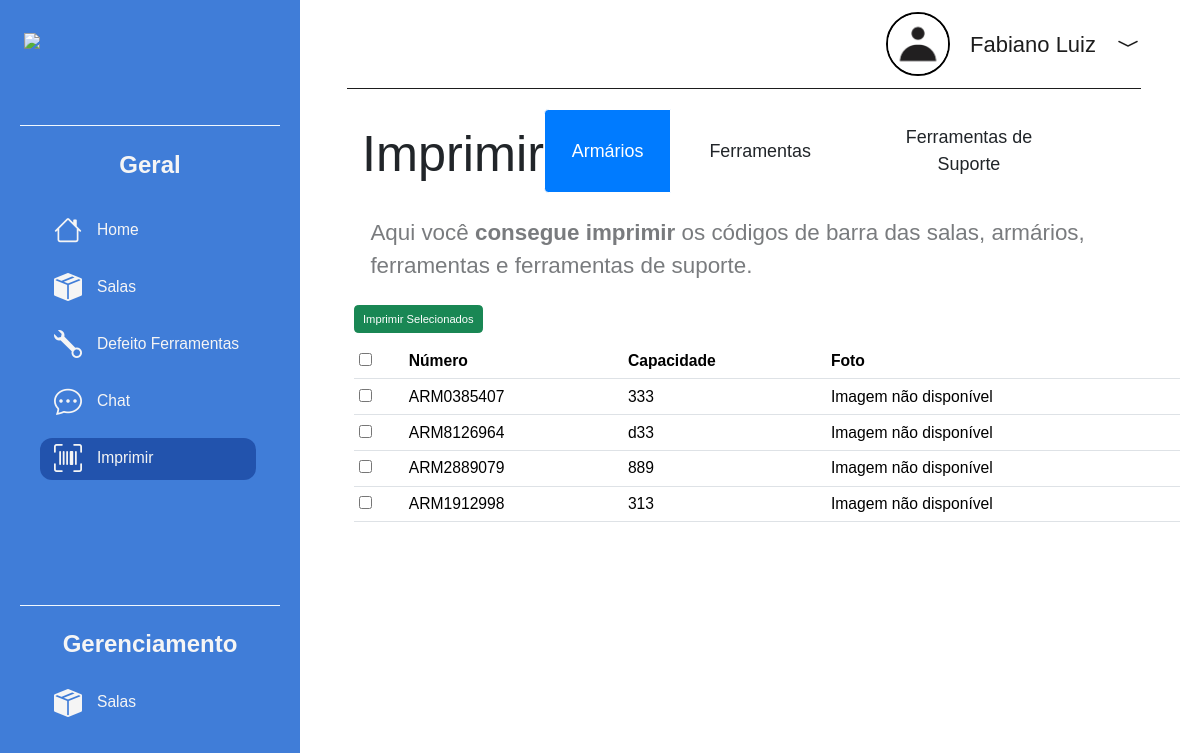
The page /imprimir (signed in) on the database its author committed.
### app/models.py (models this page shows, shortened)
class User(db.Model, UserMixin):
    id = db.Column(db.Integer, primary_key=True)
    nome = db.Column(db.String, nullable=False, default="Indivíduo Indigente")
    email = db.Column(db.String, nullable=False)
    senha = db.Column(db.String, nullable=True)
    adm = db.Column(db.Boolean, default=False)
    foto = db.Column(db.String, nullable=True)
    ultimo_visto = db.Column(db.DateTime, default=lambda: datetime.now())
    def puxar_nome(self):
        return self.nome
    def obter_foto(self):
        if self.foto:
            return url_for('static', filename='uploads/perfil/' + self.foto)
        else:
            return url_for('static', filename='imgs/defaultPeople.png')

class Armario(db.Model):
    id_armario = db.Column(db.Integer, primary_key=True)
    numero = db.Column(db.String, default=1)
    capacidade_ferramentas = db.Column(db.Integer, nullable=False, default=0)
    foto_armario = db.Column(db.String, nullable=True)
    sala_id = db.Column(db.Integer, db.ForeignKey('salas.id_salas'), nullable=False)

### app/views.py (the view, shortened to what this page needs)
@app.route('/imprimir', methods=['GET', 'POST'])
@login_required
def imprimir_codes():
    salas = Salas.query.all()
    armarios_query = Armario.query
    ferramentas_query = Ferramentas.query
    ferramentas_suporte_query = FerramentasSuporte.query
    filter_sala = request.form.get('filter-sala')  # Filtro de sala
    filter_armario = request.form.get('filter-armario')  # Filtro de armário
    filter_ferramenta = request.form.get('filter-ferramenta')  # Filtro de ferramenta
    if filter_armario:
        armarios_query = armarios_query.filter_by(id_armario=filter_armario)
        ferramentas_query = ferramentas_query.filter(Ferramentas.armario_id == filter_armario)
        ferramentas_suporte_query = ferramentas_suporte_query.filter(
            FerramentasSuporte.armario_id == filter_armario
        )
    if filter_ferramenta:
        ferramentas_query = ferramentas_query.filter_by(nome_ferramenta=filter_ferramenta)
        ferramentas_suporte_query = ferramentas_suporte_query.filter_by(nome_ferramenta_sup=filter_ferramenta)
    armarios = armarios_query.all()
    ferramentas = ferramentas_query.all()
    ferramentas_suporte = ferramentas_suporte_query.all()
    for armario in armarios:
        armario.barcode_path = generate_barcode_image(armario.numero)
    for ferramenta in ferramentas:
        ferramenta.barcode_path = generate_barcode_image(str(ferramenta.numero))
    for suporte in ferramentas_suporte:
        suporte.barcode_path = generate_barcode_image(str(suporte.numero))
    return render_template(
        'imprimir.html',
        armarios=armarios,
        ferramentas=ferramentas,
        ferramentas_suporte=ferramentas_suporte,
        salas=salas,
        filter_sala=filter_sala,
        filter_armario=filter_armario,
        filter_ferramenta=filter_ferramenta
    )

### app/models.py (called while the page is built)
@login_manager.user_loader
def load_user(user_id):
    return User.query.get(user_id)

### app/views.py (called while the page is built, shortened)
def generate_barcode_image(number):
    barcode_folder = os.path.join(os.getcwd(), 'app', 'static', 'barcodes')
    barcode_path = os.path.join(barcode_folder, f"{number}")
    if os.path.exists(barcode_path + ".png"):
        print(f"Arquivo de código de barras já existe: {barcode_path}.png")
        return barcode_path + ".png"

@app.context_processor
def inject_user():
    return dict(current_user=current_user)

### app/templates/imprimir.html (shortened to what this page needs)
{% extends 'base.html' %}
{% block content %}
{% include 'navbar.html' %}
<main>
    <div class="container">
        <h1 class="main-title">Imprimir</h1>
        <div class="btn-group">
            <button class="btn active" onclick="switchTable('armarios', this)">Armários</button>
            <button class="btn" onclick="switchTable('ferramentas', this)">Ferramentas</button>
            <button class="btn" onclick="switchTable('ferramentasSup', this)">Ferramentas de Suporte</button>
        </div>
    </div>
    <p class="desc_txt">Aqui você <strong>consegue imprimir</strong> os códigos de barra das salas, armários, ferramentas e ferramentas de suporte.</p>
    <button class="btn btn-success my-3" onclick="imprimirSelecionados()">Imprimir Selecionados</button>
    <div class="table-container active" id="armarios-table">
        <table class="table">
            <thead>
                <tr>
                    <th><input type="checkbox" id="select-all-armarios" onclick="toggleSelectAll('armarios')"></th>
                    <th>Número</th>
                    <th>Capacidade</th>
                    <th>Foto</th>
                </tr>
            </thead>
            <tbody>
                {% for armario in armarios %}
                <tr>
                    <td><input type="checkbox" class="armarios-checkbox" data-numero="{{ armario.numero }}"></td>
                    <td>{{ armario.numero }}</td>
                    <td>{{ armario.capacidade_ferramentas }}</td>
                    <td>
                        {% if armario.foto_armario %}
                        <img src="{{ url_for('static', filename='uploads/' + armario.foto_armario) }}" alt="Foto" width="50">
                        {% else %}
                        <span>Imagem não disponível</span>
                        {% endif %}
                    </td>
                </tr>
                {% endfor %}
            </tbody>
        </table>
    </div>
</main>
{% endblock %}

### app/templates/navbar.html (shortened to what this page needs)
<!DOCTYPE html>
<html lang="pt-BR">
<head>
    <link rel="stylesheet" href="https://cdn.jsdelivr.net/npm/bootstrap-icons@1.11.3/font/bootstrap-icons.min.css">
</head>
<body>
    <div class="header">
        <div class="pessoa">
            <span class="iconHeader">
                <img src="{{ current_user.obter_foto() }}" alt="{{ current_user.puxar_nome() }}" class="profile-img">
            </span>
            <a href="{{url_for('editar_perfil')}}" class="txt-header">{{ current_user.puxar_nome() }}</a>
            <span class="Seta" onclick="togglePopup()">
                <i class="bi bi-chevron-compact-down"></i>
            </span>
        </div>
        <div class="linhaHeader"></div>
    </div>
    <div class="barraLateral">
        <div class="logo2">
            <img src="https://logodownload.org/wp-content/uploads/2019/08/senai-logo-1.png" class="senai">
        </div>
        <div class="linha"></div>
        <p class="titulo">Geral</p>
        <ul class="listBtn">
            <li class="botaoNB">
                <a href="{{url_for('home')}}">
                    <span class="icon"><i class="bi bi-house"></i></span>
                    <span class="txt-link">Home</span>
                </a>
            </li>
            <li class="botaoNB">
                <a href="{{url_for('salas')}}">
                    <span class="icon"><i class="bi bi-box-seam-fill"></i></span>
                    <span class="txt-link">Salas</span>
                </a>
            </li>
            <li class="botaoNB">
                <a href="{{url_for('ferramentasSuporte')}}">
                    <span class="icon"><i class="bi bi-wrench"></i></span>
                    <span class="txt-link">Defeito Ferramentas</span>
                </a>
            </li>
            <li class="botaoNB">
                <a href="{{url_for('chat')}}">
                    <span class="icon"><i class="bi bi-chat-dots"></i></span>
                    <span class="txt-link">Chat</span>
                </a>
            </li>
            <li class="botaoNB">
                <a href="{{url_for('imprimir_codes')}}">
                    <span class="icon"><i class="bi bi-upc-scan"></i></span>
                    <span class="txt-link">Imprimir</span>
                </a>
            </li>
        </ul>
        <div id="messageContainer"></div>
        <div class="linha"></div>
        <p class="titulo">Gerenciamento</p>
        <ul class="listBtn">
            <li class="botaoNB">
                <a href="{{url_for('gerenciamento_salas')}}">
                    <span class="icon"><i class="bi bi-box-seam-fill"></i></span>
                    <span class="txt-link">Salas</span>
                </a>
            </li>
        </ul>
    </div>
</body>
</html>

### app/templates/navbar.html (style rules this page uses)
body { height: 100%; margin: 0; }
.barraLateral { width: 25%; display: grid; background-color: #407DD8; margin: 0; color: #f5f5f5; height: 100%; padding: 20px; box-sizing: border-box; position: fixed; top: 0; left: 0; transition: transform 0.3s ease; }
.senai { width: 21vw; object-fit: contain; max-height: 100px; }
.logo2 { display: flex; justify-content: center; margin-top: 5%; }
.linha { border-bottom: 0.5px solid aliceblue; margin-bottom: -4%; }
.titulo { text-align: center; font-weight: 700; font-size: 35px; margin-top: 10%; }
.botaoNB { color: #f5f5f5; text-decoration: none; margin-left: 10%; background-color: #407DD8; border: 0; text-align: left; margin: 15px 0; }
.botaoNB a { display: flex; align-items: center; text-align: center; font-size: 32.5px; margin-left: 6.5%; color: inherit; text-decoration: none; }
.botaoNB.ativo { background-color: #02247b77; border-radius: 12px; }
ul li { list-style-type: none; }
.botaoNB .txt-link { margin-left: 15px; margin-bottom: 2%; text-align: center; flex-direction: row; }
.txt-link { font-size: 30px; color: #f5f5f5; text-decoration: none; font-size: 18px; margin-left: 5%; }
.pessoa { display: flex; align-items: center; justify-content: flex-end; margin: 1% 95%; }
.iconHeader { margin-right: 20px; }
.iconHeader img { width: 8vh; height: 8vh; border-radius: 50%; object-fit: cover; object-position: center; }
.txt-header { margin: 0; font-size: 22px; white-space: nowrap; color: #1D1D1D; text-decoration: none; }
.Seta { position: relative; margin-left: 20px; font-size: 24px; color: #1D1D1D; cursor: pointer; }
.linhaHeader { border-bottom: 1.0px solid #1D1D1D; margin: 0 auto; width: 66.1%; position: relative; left: 12%; }
.profile-img { border: 2px solid black; }
@media screen and (max-width: 1500px) { .barraLateral { width: 25%; } }
@media screen and (max-width: 1500px) { .botaoNB { width: 90%; } }
@media screen and (max-width: 1500px) { .txt-link { font-size: 1.3vw !important; } }
@media screen and (max-width: 1500px) { .botaoNB .icon { font-size: 28px; } }
@media screen and (max-width: 1500px) { ul { margin: 0; } }
@media screen and (max-width: 1500px) { .listBtn { position: relative; top: 3%; } }
@media screen and (max-width: 1500px) { .titulo { margin: 0; font-size: 2vw; position: relative; top: 45%; } }
@media screen and (max-width: 1500px) { .iconHeader img { width: 8vh; height: 8vh; border-radius: 50%; object-fit: cover; object-position: center; } }
@media screen and (max-width: 1660px) { .txt-link { font-size: 1.7vw; } }

### app/templates/imprimir.html (style rules this page uses)
html { font-size: 70%; }
body { font-family: Arial, sans-serif; margin: 0; padding: 0; }
main { margin-left: 27.8%; padding: 20px; box-sizing: border-box; }
.container { display: flex; justify-content: space-between; align-items: center; margin-bottom: 1em; width: 90%; margin-left: 0; }
.main-title { font-size: 4.5rem; }
.desc_txt { padding-left: 0.75em; font-size: 2rem; opacity: 60%; }
.btn-group { display: flex; gap: 1em; margin-bottom: 1em; }
.btn-group .btn { font-size: 1.6rem; padding: 0.8em 1.5em; transition: background-color 0.3s ease, color 0.3s ease; }
.btn-group .btn.active { background-color: #007bff; color: white; }
.table-container { display: none; }
.table-container.active { display: block; }
.table th, .table td { font-size: 1.4rem; }
.barraLateral .listBtn { padding-left: 20px !important; }
.barraLateral .listBtn { margin-bottom: 10px !important; }

### rows shown on the page
User: puxar_nome "Fabiano Luiz"
Armario: numero "ARM0385407", capacidade_ferramentas "333", shows "Imagem não disponível"
Armario: numero "ARM8126964", capacidade_ferramentas "d33", shows "Imagem não disponível"
Armario: numero "ARM2889079", capacidade_ferramentas "889", shows "Imagem não disponível"
Armario: numero "ARM1912998", capacidade_ferramentas "313", shows "Imagem não disponível"
